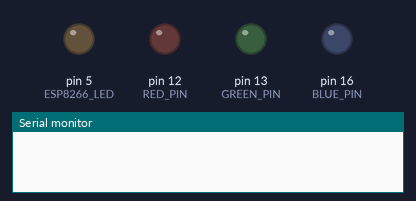
A sketch run on a simulated Arduino Uno, built with avr-gcc and run on an emulated ATmega328P. On the bench: output pins drawn as LEDs (lit = HIGH), the last lines printed to the serial monitor.

Above: at 0.1 s.
At 5.1 s:
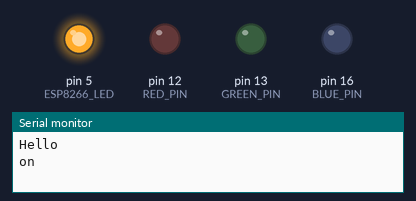
At 16.1 s:
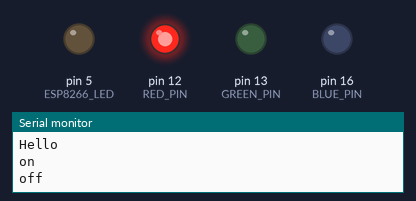
At 23.1 s:
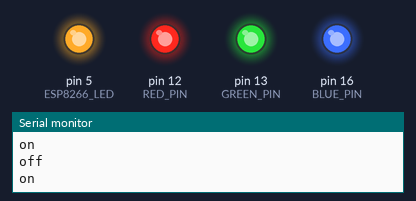
At 28.1 s:
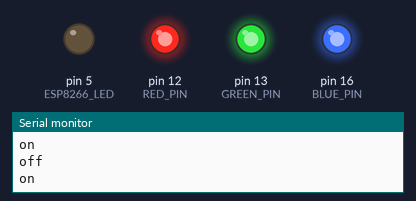
At 39.1 s:
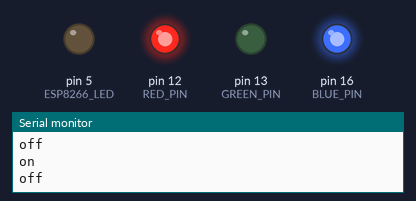
Timing chart, 0 to 40.0 s (numbered marks = the images above):
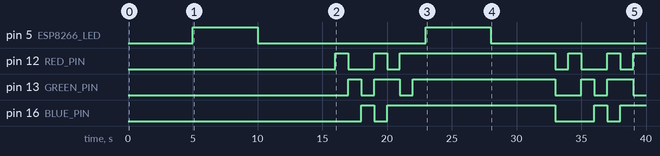

The sketch:

esp8266led.ino
```cpp
#define ESP8266_LED 5
#define RED_PIN 12
#define GREEN_PIN 13
#define BLUE_PIN 16
void setup()
{
  pinMode(ESP8266_LED, OUTPUT);
  pinMode(RED_PIN, OUTPUT);
  pinMode(GREEN_PIN, OUTPUT);
  pinMode(BLUE_PIN, OUTPUT);

  delay(5000);
  Serial.begin(115200);
Serial.println("Hello");
}

void loop()
{
  digitalWrite(ESP8266_LED, HIGH); // LED off
  Serial.println("on");
  delay(5000);
  digitalWrite(ESP8266_LED, LOW); // LED on
  delay(5000);
  Serial.println("off");
  mainColors();
}


void mainColors()
{
  // Off (all LEDs off):

  digitalWrite(RED_PIN, LOW);
  digitalWrite(GREEN_PIN, LOW);
  digitalWrite(BLUE_PIN, LOW);

  delay(1000);

  // Red (turn just the red LED on):

  digitalWrite(RED_PIN, HIGH);
  digitalWrite(GREEN_PIN, LOW);
  digitalWrite(BLUE_PIN, LOW);

  delay(1000);

  // Green (turn just the green LED on):

  digitalWrite(RED_PIN, LOW);
  digitalWrite(GREEN_PIN, HIGH);
  digitalWrite(BLUE_PIN, LOW);

  delay(1000);

  // Blue (turn just the blue LED on):

  digitalWrite(RED_PIN, LOW);
  digitalWrite(GREEN_PIN, LOW);
  digitalWrite(BLUE_PIN, HIGH);

  delay(1000);

  // Yellow (turn red and green on):

  digitalWrite(RED_PIN, HIGH);
  digitalWrite(GREEN_PIN, HIGH);
  digitalWrite(BLUE_PIN, LOW);

  delay(1000);

  // Cyan (turn green and blue on):

  digitalWrite(RED_PIN, LOW);
  digitalWrite(GREEN_PIN, HIGH);
  digitalWrite(BLUE_PIN, HIGH);

  delay(1000);

  // Purple (turn red and blue on):

  digitalWrite(RED_PIN, HIGH);
  digitalWrite(GREEN_PIN, LOW);
  digitalWrite(BLUE_PIN, HIGH);

  delay(1000);

  // White (turn all the LEDs on):

  digitalWrite(RED_PIN, HIGH);
  digitalWrite(GREEN_PIN, HIGH);
  digitalWrite(BLUE_PIN, HIGH);

  delay(1000);
}
```

Measured:
- by itself, pin 5 (ESP8266_LED): alternates HIGH for 5.0 s and LOW for 13.0 s
- by itself, pin 12 (RED_PIN): LOW → HIGH at 16.0 s, → LOW 1.0 s later, → HIGH 2.0 s later, → LOW 1.0 s later, … (11 changes in this stretch)
- by itself, pin 13 (GREEN_PIN): LOW → HIGH at 17.0 s, → LOW 1.0 s later, → HIGH 1.0 s later, → LOW 2.0 s later, … (10 changes in this stretch)
- by itself, pin 16 (BLUE_PIN): goes HIGH 1.0 s, LOW 1.0 s, HIGH 13.0 s, LOW 3.0 s, HIGH 1.0 s, LOW 1.0 s, then HIGH
